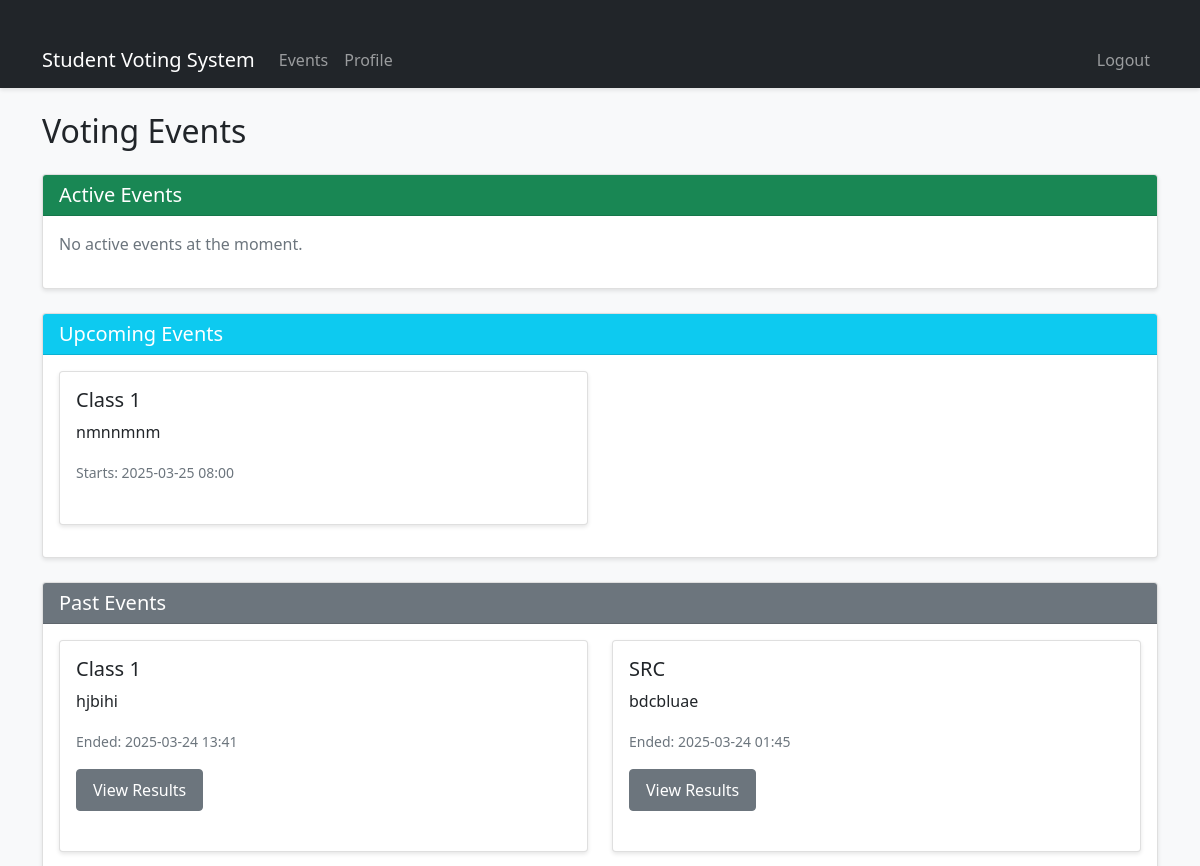
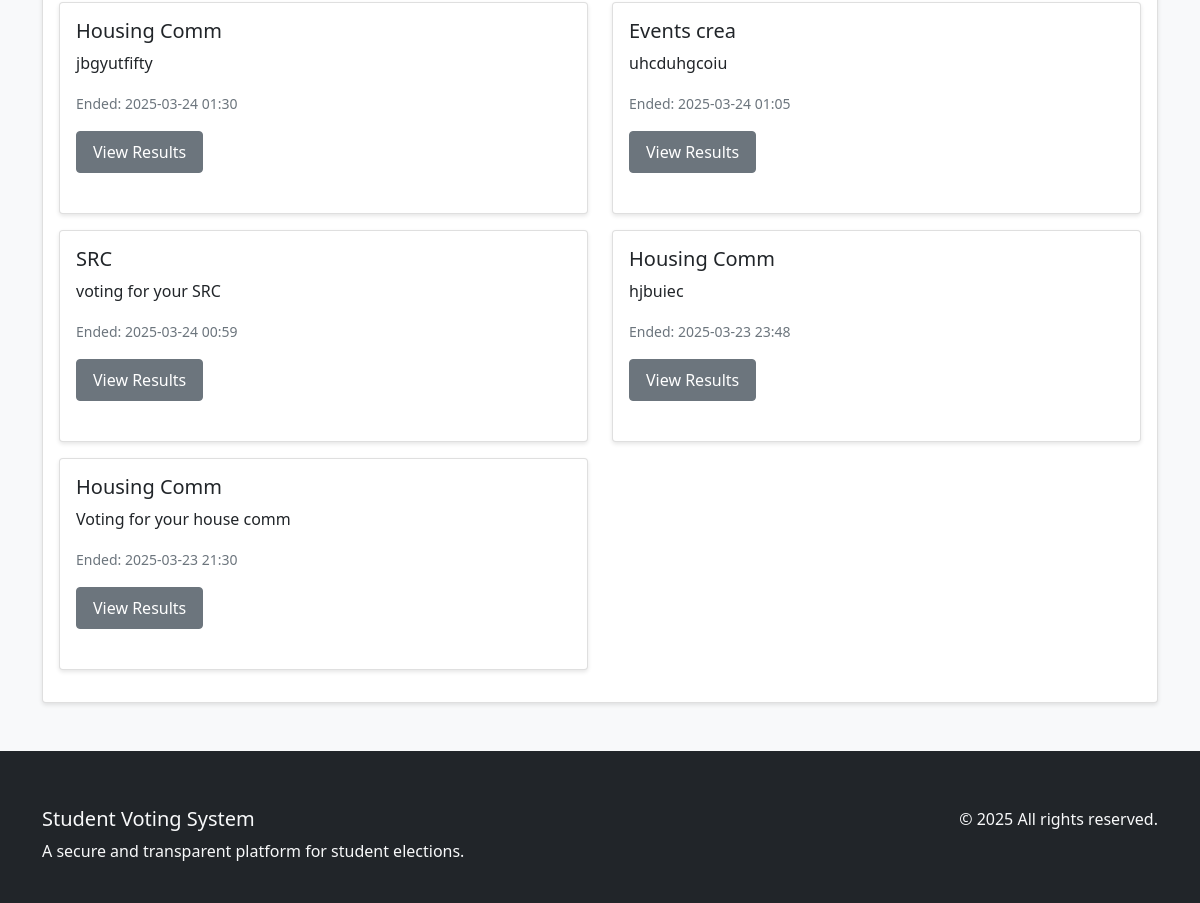
The page /events (signed in) on the database its author committed (2 pictures, top to bottom).
### app.py (models this page shows)
class VotingEvent(db.Model):
    __tablename__ = 'voting_events'
    id = db.Column(db.Integer, primary_key=True)
    name = db.Column(db.String(100), nullable=False)
    description = db.Column(db.Text)
    start_date = db.Column(db.DateTime, nullable=False)
    end_date = db.Column(db.DateTime, nullable=False)
    is_active = db.Column(db.Boolean, default=True)
    created_at = db.Column(db.DateTime, default=lambda: datetime.now(TIMEZONE))
    created_by_id = db.Column(db.Integer, db.ForeignKey('users.id'))
    votes = db.relationship('Vote', backref='event', lazy=True)
    created_by = db.relationship('User', backref='created_events')
    @staticmethod
    def update_event_status():
        now = datetime.now(TIMEZONE)  # Use local timezone
        print(f"Current time (SAST): {now}")  # Debug print
        events = VotingEvent.query.all()
        for event in events:
            if event.start_date.tzinfo is None:
                event.start_date = TIMEZONE.localize(event.start_date)
            if event.end_date.tzinfo is None:
                event.end_date = TIMEZONE.localize(event.end_date)
            print(f"Updating event: {event.name}, Start: {event.start_date}, End: {event.end_date}")  # Debug print
            event.is_active = event.start_date <= now <= event.end_date
            print(f"Event {event.name} is_active: {event.is_active}")  # Debug print
        db.session.commit()

### app.py (the view)
@app.route('/events')
@login_required
def view_events():
    now = datetime.now(TIMEZONE)
    page = request.args.get('page', 1, type=int)
    per_page = 10  # Number of events per page
    active_events = VotingEvent.query.filter(
        and_(
            VotingEvent.start_date <= now,
            VotingEvent.end_date >= now,
            VotingEvent.is_active == True
        )
    ).order_by(VotingEvent.start_date).paginate(page=page, per_page=per_page, error_out=False)
    past_events = VotingEvent.query.filter(
        VotingEvent.end_date < now
    ).order_by(VotingEvent.end_date.desc()).paginate(page=page, per_page=per_page, error_out=False)
    upcoming_events = VotingEvent.query.filter(
        VotingEvent.start_date > now
    ).order_by(VotingEvent.start_date).paginate(page=page, per_page=per_page, error_out=False)
    return render_template('events.html',
                         active_events=active_events.items,
                         past_events=past_events.items,
                         upcoming_events=upcoming_events.items,
                         current_time=now,
                         active_events_pagination=active_events,
                         past_events_pagination=past_events,
                         upcoming_events_pagination=upcoming_events)

### app.py (called while the page is built)
@app.context_processor
def utility_processor():
    return {
        'now': datetime.now(TIMEZONE)  # Use local timezone
    }

@login_manager.user_loader
def load_user(user_id):
    return User.query.get(int(user_id))

@app.before_request
def update_events():
    VotingEvent.update_event_status()

### templates/events.html
{% extends "base.html" %}
{% block content %}
<div class="container mt-4">
    <h2 class="mb-4">Voting Events</h2>
    <div class="card mb-4">
        <div class="card-header bg-success text-white">
            <h3 class="h5 mb-0">Active Events</h3>
        </div>
        <div class="card-body">
            {% if active_events %}
                <div class="row">
                    {% for event in active_events %}
                        <div class="col-md-6 mb-3">
                            <div class="card h-100">
                                <div class="card-body">
                                    <h5 class="card-title">{{ event.name }}</h5>
                                    <p class="card-text">{{ event.description }}</p>
                                    <p class="card-text">
                                        <small class="text-muted">
                                            Ends: {{ event.end_date.strftime('%Y-%m-%d %H:%M') }}
                                        </small>
                                    </p>
                                    <a href="{{ url_for('view_event', event_id=event.id) }}"
                                       class="btn btn-primary">Vote Now</a>
                                </div>
                            </div>
                        </div>
                    {% endfor %}
                </div>
            {% else %}
                <p class="text-muted">No active events at the moment.</p>
            {% endif %}
        </div>
    </div>
    <div class="card mb-4">
        <div class="card-header bg-info text-white">
            <h3 class="h5 mb-0">Upcoming Events</h3>
        </div>
        <div class="card-body">
            {% if upcoming_events %}
                <div class="row">
                    {% for event in upcoming_events %}
                        <div class="col-md-6 mb-3">
                            <div class="card h-100">
                                <div class="card-body">
                                    <h5 class="card-title">{{ event.name }}</h5>
                                    <p class="card-text">{{ event.description }}</p>
                                    <p class="card-text">
                                        <small class="text-muted">
                                            Starts: {{ event.start_date.strftime('%Y-%m-%d %H:%M') }}
                                        </small>
                                    </p>
                                </div>
                            </div>
                        </div>
                    {% endfor %}
                </div>
            {% else %}
                <p class="text-muted">No upcoming events.</p>
            {% endif %}
        </div>
    </div>
    <div class="card">
        <div class="card-header bg-secondary text-white">
            <h3 class="h5 mb-0">Past Events</h3>
        </div>
        <div class="card-body">
            {% if past_events %}
                <div class="row">
                    {% for event in past_events %}
                        <div class="col-md-6 mb-3">
                            <div class="card h-100">
                                <div class="card-body">
                                    <h5 class="card-title">{{ event.name }}</h5>
                                    <p class="card-text">{{ event.description }}</p>
                                    <p class="card-text">
                                        <small class="text-muted">
                                            Ended: {{ event.end_date.strftime('%Y-%m-%d %H:%M') }}
                                        </small>
                                    </p>
                                    <a href="{{ url_for('event_results', event_id=event.id) }}"
                                       class="btn btn-secondary">View Results</a>
                                </div>
                            </div>
                        </div>
                    {% endfor %}
                </div>
            {% else %}
                <p class="text-muted">No past events.</p>
            {% endif %}
        </div>
    </div>
</div>
{% endblock %}

### templates/base.html (shortened to what this page needs)
<!DOCTYPE html>
<html lang="en">
<head>
    <link href="https://cdn.jsdelivr.net/npm/bootstrap@5.1.3/dist/css/bootstrap.min.css" rel="stylesheet">
    <link href="https://cdnjs.cloudflare.com/ajax/libs/font-awesome/5.15.4/css/all.min.css" rel="stylesheet">
    <link href="{{ url_for('static', filename='css/style.css') }}" rel="stylesheet">
</head>
<body>
    <nav class="navbar navbar-expand-lg navbar-dark bg-dark">
        <div class="container">
            <a class="navbar-brand" href="{{ url_for('view_events') }}">Student Voting System</a>
            <div class="collapse navbar-collapse" id="navbarNav">
                <ul class="navbar-nav me-auto">
                    {% if current_user.is_authenticated %}
                        {% if session.get('role') == 'admin' %}
                            <li class="nav-item">
                                <a class="nav-link" href="{{ url_for('admin_dashboard') }}">Dashboard</a>
                            </li>
                            <li class="nav-item">
                                <a class="nav-link" href="{{ url_for('manage_candidates') }}">Candidates</a>
                            </li>
                            <li class="nav-item">
                                <a class="nav-link" href="{{ url_for('manage_events') }}">Events</a>
                            </li>
                        {% else %}
                            <li class="nav-item">
                                <a class="nav-link" href="{{ url_for('view_events') }}">Events</a>
                            </li>
                            <li class="nav-item">
                                <a class="nav-link" href="{{ url_for('profile') }}">Profile</a>
                            </li>
                        {% endif %}
                    {% endif %}
                </ul>
                <ul class="navbar-nav">
                    {% if current_user.is_authenticated %}
                        <li class="nav-item">
                            <a class="nav-link" href="{{ url_for('logout') }}">Logout</a>
                        </li>
                    {% endif %}
                </ul>
            </div>
        </div>
    </nav>
    {% block content %}{% endblock %}
    <footer class="bg-dark text-light py-4 mt-5">
        <div class="container">
            <div class="row">
                <div class="col-md-6">
                    <h5>Student Voting System</h5>
                    <p>A secure and transparent platform for student elections.</p>
                </div>
                <div class="col-md-6 text-md-end">
                    <p>&copy; {{ now.year }} All rights reserved.</p>
                </div>
            </div>
        </div>
    </footer>
</body>
</html>

### static/css/style.css (style rules this page uses)
body { background-color: #f8f9fa; }
.container { margin-top: 2rem; }
.card { box-shadow: 0 2px 4px rgba(0,0,0,0.1); margin-bottom: 1.5rem; }
.card-header { background-color: #f8f9fa; border-bottom: 1px solid rgba(0,0,0,0.125); }
.btn { padding: 0.5rem 1rem; border-radius: 0.25rem; }
.btn-secondary { background-color: #6c757d; border-color: #6c757d; }
.text-muted { color: #6c757d !important; }
.navbar { box-shadow: 0 2px 4px rgba(0,0,0,0.1); }
.nav-link { padding: 0.5rem 1rem; transition: color 0.2s ease; }
footer { margin-top: 3rem; padding: 2rem 0; background-color: #343a40; color: white; }

### rows shown on the page
VotingEvent: name "Class 1", description "nmnnmnm", start_date "2025-03-25 08:00"
VotingEvent: name "Class 1", description "hjbihi", end_date "2025-03-24 13:41"
VotingEvent: name "SRC", description "bdcbluae", end_date "2025-03-24 01:45"
VotingEvent: name "Housing Comm", description "jbgyutfifty", end_date "2025-03-24 01:30"
VotingEvent: name "Events crea", description "uhcduhgcoiu", end_date "2025-03-24 01:05"
VotingEvent: name "SRC", description "voting for your SRC", end_date "2025-03-24 00:59"
VotingEvent: name "Housing Comm", description "hjbuiec", end_date "2025-03-23 23:48"
VotingEvent: name "Housing Comm", description "Voting for your house comm", end_date "2025-03-23 21:30"
